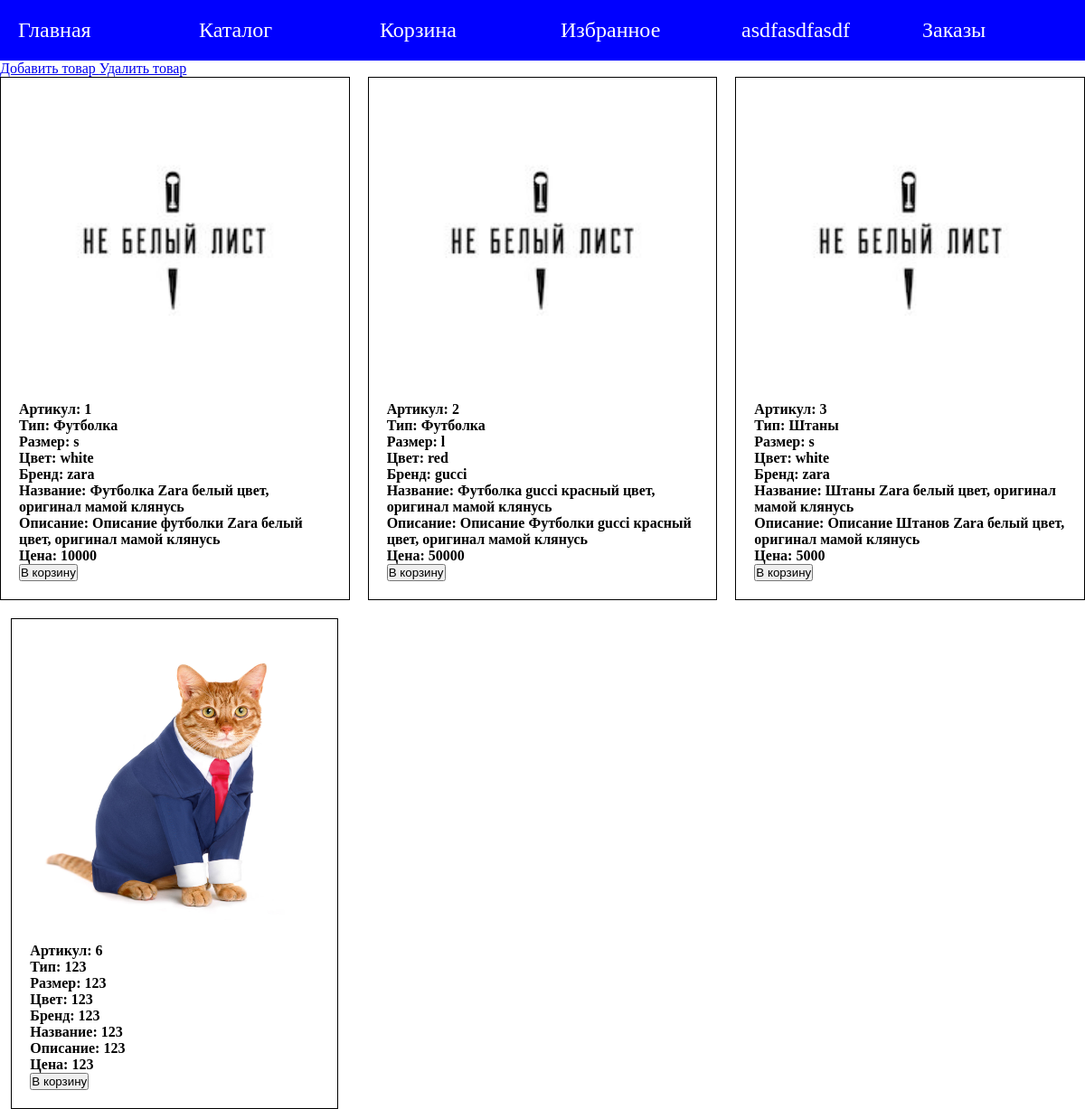
The app's page /store.php (signed in) with its own data.
### tables this page shows
CREATE TABLE `cloth` (
  `id` int NOT NULL,
  `type` varchar(100) NOT NULL,
  `size` varchar(100) NOT NULL,
  `color` varchar(100) NOT NULL,
  `brand` varchar(100) NOT NULL,
  `header` varchar(100) NOT NULL,
  `description` text NOT NULL,
  `cost` int NOT NULL,
  `imgSrc` varchar(60) NOT NULL DEFAULT 'static/default.jpg'
);

### api/cloth/clothService.php (called while the page is built, shortened)
<?php
require_once ('api/db.php');
class clothService
{
    protected $connection;
    function __construct($connection)
    {
        $this->connection = $connection;
    }
    public function getAll()
    {
        $query = "
        SELECT * FROM `cloth`
        ";
        $res = mysqli_query($this->connection, $query);
        $cloth = [];
        if ($res->num_rows > 0) {
            while ($row = mysqli_fetch_assoc($res)) {
                array_push($cloth, $row);
            }
        }
        return $cloth;
    }
}
$clothService = new clothService($connection);

### api/cloth/clothController.php (called while the page is built, shortened)
<?php
require_once ('clothService.php');
class clothController
{
    protected $clothService;
    function __construct($clothService)
    {
        $this->clothService = $clothService;
    }
    public function getAll()
    {
        $response = $this->clothService->getAll();
        return $response;
    }
}
$clothController = new clothController($clothService);

### store.php (the view, shortened to what this page needs)
<!DOCTYPE html>
<html lang="en">
<head>
    <link rel="stylesheet" href="./styles/index.css">
</head>
<body>
    <?php
    require_once ('./components/navbar.php');
    ?>
    <?php
    if ($_SESSION['role'] == 'admin') {
        echo "<a href='storeAdd.php'> Добавить товар </a>";
        echo "<a href='storeDelete.php'> Удалить товар </a>";
    }
    ?>
    <div class="cards">
        <?php
        include_once ('./api/cloth/clothController.php');
        $clothArray = $clothController->getAll();
        foreach ($clothArray as $index => $cloth) {
            $imgSrc = $cloth['imgSrc'];
            $articul = $cloth['id'];
            $type = $cloth['type'];
            $size = $cloth['size'];
            $color = $cloth['color'];
            $brand = $cloth['brand'];
            $header = $cloth['header'];
            $description = $cloth['description'];
            $cost = $cloth['cost'];
            echo "
                <div class='card'>
                    <img src='$imgSrc' alt=''> <br>
                    <h4> Артикул: $articul </h4>
                    <h4> Тип: $type </h4>
                    <h4> Размер: $size </h4>
                    <h4> Цвет: $color </h4>
                    <h4> Бренд: $brand </h4>
                    <h4> Название: $header </h4>
                    <h4> Описание: $description </h4>
                    <h4> Цена: $cost </h4>
                    <form action='' method='GET'>
                        <button name='addToBasket' value='$articul'> В корзину </button>
                    </form>
                </div>
            ";
        }
        ?>
    </div>
</body>
</html>

### styles/index.css (style rules this page uses)
* { margin: 0; padding: 0; box-sizing: border-box; }
.cards { display: grid; grid-template-columns: 1fr 1fr 1fr; justify-content: center; align-items: center; gap: 20px; }
.cards .card { border: 1px solid black; padding: 20px; margin: auto; max-width: 400px; }
.cards .card img { display: block; margin: auto; width: 320px; height: 320px; }

### records on screen
cloth: imgSrc (placeholder picture), id "1", type "Футболка", size "s", color "white", brand "zara", header "Футболка Zara белый цвет, оригинал мамой клянусь", description "Описание футболки Zara белый цвет, оригинал мамой клянусь", cost "10000"
cloth: imgSrc (placeholder picture), id "2", type "Футболка", size "l", color "red", brand "gucci", header "Футболка gucci красный цвет, оригинал мамой клянусь", description "Описание Футболки gucci красный цвет, оригинал мамой клянусь", cost "50000"
cloth: imgSrc (placeholder picture), id "3", type "Штаны", size "s", color "white", brand "zara", header "Штаны Zara белый цвет, оригинал мамой клянусь", description "Описание Штанов Zara белый цвет, оригинал мамой клянусь", cost "5000"
cloth: imgSrc (picture), id "6", type "123", size "123", color "123", brand "123", header "123", description "123", cost "123"

### other values on screen
$name "asdfasdfasdf"
